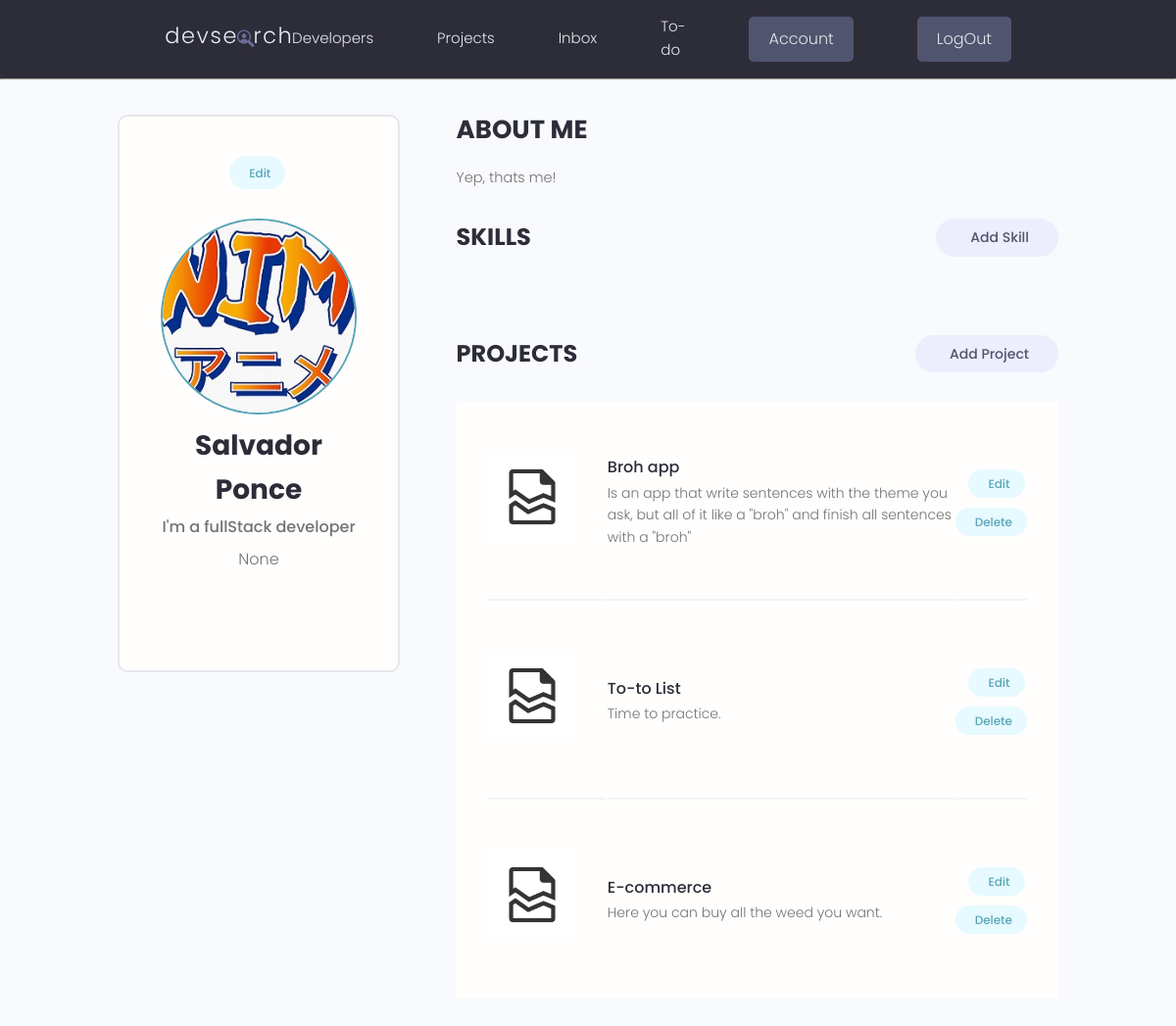
The app's page /account/ (signed in) with its own data.
### users/models.py (models this page shows, shortened)
class Profile(models.Model):
    user = models.OneToOneField(User, on_delete=models.CASCADE, null=True, blank=True)
    name = models.CharField(max_length=200, blank=True, null=True)
    email = models.EmailField(max_length=500, blank=True, null=True)
    username = models.CharField(max_length=200, blank=True, null=True)
    location = models.CharField(max_length=200, blank=True, null=True)
    short_intro = models.CharField(max_length=500, blank=True, null=True)
    bio = models.TextField(blank=True, null=True)
    profile_image = models.ImageField(blank=True, null=True, upload_to='profiles/', default='profiles/user-default.png')
    social_github = models.CharField(max_length=200, blank=True, null=True)
    social_x = models.CharField(max_length=200, blank=True, null=True)
    social_linkedin = models.CharField(max_length=200, blank=True, null=True)
    social_youtube = models.CharField(max_length=200, blank=True, null=True)
    social_website = models.CharField(max_length=200, blank=True, null=True)
    created = models.DateTimeField(auto_now_add=True)
    id = models.UUIDField(default=uuid.uuid4, unique=True, primary_key=True, editable=False)

### projects/models.py (models this page shows, shortened)
class Project(models.Model): #We inherance from models. Meaning we create a officiallly a django model
    owner = models.ForeignKey(Profile, on_delete= models.SET_NULL, null=True, blank = True)
    title = models.CharField(max_length=200)
    description = models.TextField(null=True, blank=True) #null is for the db. blanck is for django.
    featured_image = models.ImageField(null=True, blank=True, default = 'file-notfound.jpg')
    demo_link = models.CharField(max_length=1200, null=True, blank=True)
    source_link = models.CharField(max_length=1200, null=True, blank=True)
    tags = models.ManyToManyField('Tag', blank=True) #Is a string because the model Tag is below this model
    vote_total = models.IntegerField(default=0)
    vote_ratio = models.IntegerField(default=0)
    created = models.DateTimeField(auto_now_add=True)
    id = models.UUIDField(default=uuid.uuid4, unique=True, primary_key=True, editable=False)
    class Meta:
        ordering = ['-created']

### users/views.py (the view)
# urls.py: path('account/', views.userAccount, name = 'account'),
@login_required(login_url='login')
def userAccount(request):
    profile = request.user.profile #This happens because is 1 to 1 relationship
    skills = profile.skill_set.all()
    projects = profile.project_set.all()
    context = {'profile': profile, 'skills': skills, 'projects': projects}
    return render(request, 'users/account.html', context)

### users/templates/users/account.html (shortened to what this page needs)
{% extends 'main.html' %}
{% block content %}
  <main class="settingsPage profile my-md">
    <div class="container">
      <div class="layout">
        <div class="column column--1of3">
          <div class="card text-center">
            <div class="card__body dev">
              <a class="tag tag--pill tag--main settings__btn" href="{% url 'edit_account' %}"> Edit</a>
              <img class="avatar avatar--xl dev__avatar" src={{profile.profile_image.url}} />
              <h2 class="dev__name">{{profile.name}}</h2>
              <p class="dev__title">{{profile.short_intro}}</p>
              <p class="dev__location">{{profile.location}}</p>
            </div>
          </div>
        </div>
        <div class="column column--2of3">
          <div class="devInfo">
            <h3 class="devInfo__title">About Me</h3>
            <p class="devInfo__about">
              {{profile.bio}}
            </p>
          </div>
          <div class="settings">
            <h3 class="settings__title">Skills</h3>
            <a class="tag tag--pill tag--sub settings__btn tag--lg" href="{% url 'create_skill' %}"> Add Skill</a>
          </div>
          <div class="settings">
            <h3 class="settings__title">Projects</h3>
            <a class="tag tag--pill tag--sub settings__btn tag--lg" href="{% url 'create-project' %}"> Add Project</a>
          </div>
          <table class="settings__table">
            {% for project in projects %}
            <tr>
              <td class="settings__thumbnail">
                <a href="{% url 'single-project' project.id %}"><img src="{{project.featured_image.url}}" alt="Project Thumbnail" /></a>
              </td>
              <td class="settings__tableInfo">
                <a href="{% url 'single-project' project.id %}">{{project.title}}</a>
                <p>
                  {{project.description}}
                </p>
              </td>
              <td class="settings__tableActions">
                <a class="tag tag--pill tag--main settings__btn" href="{% url 'update-project' project.id %}"> Edit</a>
                <a class="tag tag--pill tag--main settings__btn" href="{% url 'delete-project' project.id %}?next=/account">
                  Delete</a>
              </td>
            </tr>
            {% endfor %}
          </table>
        </div>
      </div>
    </div>
  </main>
{% endblock content %}

### static/styles/app.css (style rules this page uses)
:root { --color-sub: #2d2d39; }
.card { border: 2px solid var(--color-light); }
img { width: 100%; }
.profile .card > .dev { padding: 4rem; }
.dev__avatar { display: block; margin: auto; }
.dev__name { color: var(--color-sub); font-size: 2.8rem; font-weight: 700; margin-top: 1rem; margin-bottom: 0.5rem; }
.dev__title { font-size: 1.6rem; font-weight: 500; line-height: 1.3; }
.dev__location { margin-top: 1rem; }
.devInfo { margin-bottom: 3rem; }
.devInfo__title, .devInfo__subtitle { font-size: 2.6rem; color: var(--color-sub); text-transform: uppercase; font-weight: 700; margin-bottom: 1.5rem; }
.devInfo__about, .devSkill__info { font-size: 1.45rem; line-height: 1.7; text-align: justify; }
.settingsPage .dev > .settings__btn { display: inline-block; margin-bottom: 3rem; }
.settings { display: flex; justify-content: space-between; align-items: center; }
.settings__title { font-size: 2.4rem; text-transform: uppercase; font-weight: 700; color: var(--color-sub); }
.settings__table { margin-top: 3rem; margin-bottom: 5rem; padding: 0 3rem; background: var(--color-white); }
.settings__table tr { width: 100%; }
.settings__table tr > td { padding: 2rem 0; }
.settings__table tr:not(:last-child) td { border-bottom: 2px solid var(--color-white-light); }
.settings__thumbnail { width: 23%; min-width: 10rem; }
.settings__thumbnail img { padding-right: 3rem; height: 15rem; object-fit: contain; }
.settings__tableInfo { width: 100%; }
.settings__tableInfo h4, .settings__tableInfo a { padding-right: 1rem; width: auto; font-size: 1.6rem; font-weight: 500; color: var(--color-sub); }
.settings__tableInfo p { font-size: 1.4rem; }
.settings__tableActions { text-align: right; }

### static/uikit/app.css (style rules this page uses)
.layout { background: var(--color-main-light); }
.layout > .column, .grid > .column { color: var(--color-light); text-align: center; background: var(--color-main); }

### static/uikit/styles/modules/_variables.css (style rules this page uses)
:root { --color-main: #5aa5b9; --color-main-light: #e6faff; --color-sub: #3f4156; --color-sub-light: #51546e; --color-sub-lighter: #ededfd; --color-text: #737373; --color-gray: #8b8b8b; --color-light: #e5e7eb; --color-light-gray: #767676; --color-bg: #f8fafd; --color-white: #fffefd; --color-white-light: #f3f3f3; --color-success: #359e64; --color-success-bg: #def8e8; --color-error: #fc4b0b; --color-error-bg: #fff2ee; --font-base: 'Poppins', arial, helvetica, 'Segoe UI', roboto, ubuntu, sans-serif; --font-monospace: 'Fira Code', 'Courier New', courier, monospace; --font-regular: 300; --font-medium: 500; --font-bold: 700; --generic-shadow: 1px 1px 5px #00000010; --generic-transition: all 0.3s ease-in-out; }

### static/uikit/styles/modules/_base.css (style rules this page uses)
* { margin: 0; padding: 0; box-sizing: border-box; text-rendering: optimizeLegibility; color: inherit; font-size: inherit; }
html { font-size: 50%; }
@media only screen and (min-width: 480px) { html { font-size: 56.25%; } }
@media only screen and (min-width: 1200px) { html { font-size: 62.5%; } }
body { line-height: 1.6; font-weight: 400; font-size: 1.5rem; color: var(--color-text); background-color: var(--color-bg); min-height: 100vh; }

### static/uikit/styles/modules/_typography.css (style rules this page uses)
* { font-family: var(--font-base); }
h2 { font-size: 3.6rem; font-weight: var(--font-bold); }
h3 { font-size: 3.2rem; font-weight: var(--font-medium); }
p, span, strong { font-size: 1.6rem; color: var(--color-text); font-weight: var(--font-regular); }
a { padding-bottom: 2px; text-decoration: none; display: inline-block; color: var(--color-main); font-weight: var(--font-medium); }

### static/uikit/styles/modules/_utilities.css (style rules this page uses)
.container { width: 92%; max-width: 165rem; margin: 0 auto; box-sizing: border-box; }
@media screen and (min-width: 1000px) { .container { width: 90%; } }
@media screen and (min-width: 1200px) { .container { width: 80%; } }
.text-center { text-align: center; }
.my-md { margin: 3rem auto; }

### static/uikit/styles/modules/_avatar.css (style rules this page uses)
.avatar { border-radius: 50%; border: 2px solid var(--color-main); object-fit: cover; }
.avatar--xl { height: 20rem; width: 20rem; }

### static/uikit/styles/modules/_card.css (style rules this page uses)
.card { border-radius: 1rem; background-color: var(--color-white); border: 1.5px solid var(--color-light); width: auto; height: auto; margin-top: 0.5rem; margin-bottom: 0.5rem; overflow: hidden; }
.card__body, .card__header { padding: 2rem 2.5rem; }

### static/uikit/styles/modules/_layout.css (style rules this page uses)
.layout { display: flex; flex-flow: row wrap; justify-content: space-between; }
.layout > .column { margin-bottom: 3rem; }
.layout > .column.column--1of3 { flex-basis: 30%; }
.layout > .column.column--2of3 { flex-basis: 64%; }

### records on screen
Profile: profile_image (picture), name "Salvador Ponce", short_intro "I'm a fullStack developer", location "None", bio "Yep, thats me!"
Project: featured_image (picture), title "Broh app", description "Is an app that write sentences with the theme you ask, but all of it like a \"broh\" and finish all sentences with a \"broh\""
Project: featured_image (picture), title "To-to List", description "Time to practice."
Project: featured_image (picture), title "E-commerce", description "Here you can buy all the weed you want."
